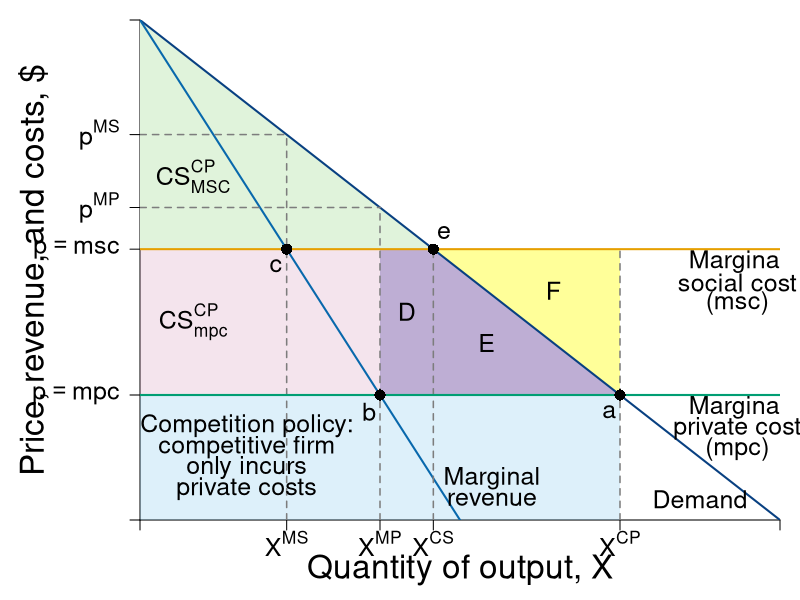

Source code (R):
#Graph Designer: Simon Halliday + Scott Cohn
#Authors: Bowles and Halliday
#Title: Coordination, Conflict and Competition: A Text in Microeconomics

library(shape)
pdf(file = "public_mechanism/second_best_policya.pdf", width = 9, height = 7)

# Set parameters for graphics
axislabelsize <- 2
labelsize <- 1.5
namesize <- 1.8
annotatesize <- 1.5
graphlinewidth <- 2
segmentlinewidth <- 1.5
fadelevel <- 0.2

COL <- c("#7fc97f", "#beaed4", "#fdc086", "#ffff99", "#386cb0", "#f0027f", "#bf5b17", "#666666")
COLA <- c("#e0f3db", "#99d8c9","#66c2a4","#41ae76", "#238b45", "#005824")
COLB <- c("#c6dbef", "#4eb3d3", "#2b8cbe", "#0868ac","#084081")
COLC <- c("#fcfbfd", "#efedf5", "#dadaeb", "#bcbddc", "#9e9ac8", "#807dba", "#6a51a3", "#54278f", "#3f007d")
grays <- gray.colors(25, start = 1, end = 0, alpha = 1)
CBCols <- c("#009E73","#0072B2","#E69F00","#CC79A7", "#F0E442")


#Edited the margins to cater for the larger LHS labels
par(mar =  c(4, 7, 1, 1))

AvgRevenue <- function(x, rmax = 12, xmax = 12){
  rmax - (rmax/xmax)*x
}

MRevenue <- function(x, rmax = 12, xmax = 12){
  rmax - 2*(rmax/xmax)*x
}

AvgCost <- function(x, c0 = 2, c1 = 4){
  c0/x + c1
}

xlims <- c(0, 12)
ylims <- c(0, 12)

npts <- 501 
x <- seq(xlims[1], xlims[2], length.out = npts)
y <- seq(ylims[1], ylims[2], length.out = npts) 
a <- c(13, 16.75, 19.25)

plot(0, 0, xlim = xlims, ylim = ylims, type = "n",
     xlab = expression(paste("")),
     ylab = expression(paste("")), 
     xaxt = "n", 
     yaxt = "n", 
     cex.lab = axislabelsize, 
     bty = "n",
     xaxs = "i", 
     yaxs = "i")

costs <- c(3, 6.5)
monopoly <- c((12 - costs[1])/2, (12 - costs[2])/2)
comp <- c((12 - costs[1]), (12 - costs[2]))

ticksy <- c(0, costs[1], costs[2], AvgRevenue(monopoly[1]),  AvgRevenue(monopoly[2]), ylims[2])
ylabels <- c(NA, expression(paste(p == mpc)), expression(paste(p == msc)), expression(paste(p^{MP})),  expression(paste(p^{MS})), NA)
ticksx <- c(0, monopoly[2], monopoly[1], comp[2], comp[1], xlims[2])
xlabels <- c(NA,  expression(paste(X^{MS})), expression(paste(X^{MP})), expression(paste(X^{CS})), expression(paste(X^{CP})), NA)

axis(1, at = ticksx, pos = 0, labels = xlabels, cex.axis = labelsize)
axis(2, at = ticksy, pos = 0, labels = ylabels, las = 1, cex.axis = labelsize)

npts <- 500 
xx1 <- seq(xlims[1], xlims[2], length.out = npts)
xx3 <- seq(2, 6, length.out = npts)

#Draw the polygon for D
xpolya <- c(comp[1], comp[1], comp[2], comp[1])
ypolya <- c(costs[1], costs[2], costs[2], costs[1])
polygon(x = xpolya, y = ypolya, col=COL[4],
      density=NULL, border = NA)


#Monopoly CS no MSC: 
xpolyCSM <- c(comp[2], 0, 0, comp[2])
ypolyCSM <- c(AvgRevenue(x = comp[2]), 12, AvgRevenue(x = comp[2]), AvgRevenue(x = comp[2]))
polygon(x = xpolyCSM, y = ypolyCSM, col=COLA[1], density=NULL, border = NA)

#Monopoly profit no MSC, above MSC: 
# xpolyMpi <- c(monopoly[1], monopoly[1], 0, 0, monopoly[1])
# ypolyMpi <- c(costs[2], AvgRevenue(x = monopoly[1]), AvgRevenue(x = monopoly[1]), costs[2], costs[2])
# polygon(x = xpolyMpi, y = ypolyMpi, col=COLB[1], density=NULL, border = NA)

#Monopoly profit no MSC, BELOW MSC: 

xpolyMpiSC <- c(monopoly[1], monopoly[1], 0, 0, monopoly[1])
ypolyMpiSC <- c(costs[1], costs[2], costs[2], costs[1], costs[1])
polygon(x = xpolyMpiSC, y = ypolyMpiSC, col=rgb(204/255, 121/255, 167/255, fadelevel), 
        density=NULL, border = NA)


#Draw the polygon for A
# xpolyb <- c(comp[2], monopoly[1], monopoly[1], comp[2])
# ypolyb <- c(costs[2], AvgRevenue(x = monopoly[1]), costs[2], costs[2])
# polygon(x = xpolyb, y = ypolyb, col=COL[4], density=NULL, border = NA)

#Draw the polygon for area C
# xpolyc <- c(monopoly[1], monopoly[1], monopoly[2], monopoly[2], monopoly[1])
# ypolyc <- c(costs[2], AvgRevenue(x = monopoly[1]), AvgRevenue(x = monopoly[2]), MRevenue(monopoly[2]), MRevenue(monopoly[2]))
# polygon(x = xpolyc, y = ypolyc, col = COLA[1], density = NULL, border = NA)

#Draw the polygon for D
xpolyd <- c(comp[2], comp[2], monopoly[1], monopoly[1], comp[2] )
ypolyd <- c(costs[1], AvgRevenue(x = comp[2]), AvgRevenue(x = comp[2]), costs[1], costs[1])
polygon(x = xpolyd, y = ypolyd, col=COL[2], density=NULL, border = NA)

#Area E
xpolye <- c(comp[1], comp[2], comp[2], comp[1])
ypolye <- c(costs[1], AvgRevenue(x = comp[2]), costs[1], costs[1])
polygon(x = xpolye, y = ypolye, col=COL[2], density=NULL, border = NA)

#Total costs only covering private costs 
xpolya <- c(comp[1], comp[1], 0, 0, comp[1])
ypolya <- c(0, costs[1], costs[1], 0, 0)
polygon(x = xpolya, y = ypolya, col=rgb(86/255, 180/255, 233/255, fadelevel),
        density=NULL, border = NA)

#lines(xx1, bcA(xx1, w = 10, p = 1.5), col = COLB[3], lwd = graphlinewidth)
lines(xx1, AvgRevenue(xx1, rmax = 12, xmax = 12), col = COLB[5], lwd = graphlinewidth)
lines(xx1, MRevenue(xx1, rmax = 12, xmax = 12), col = COLB[4], lwd = graphlinewidth)
#lines(xx1, AvgCost(xx1, c0 = 2, c1 = 4), col = COLA[5], lwd = graphlinewidth)

#Label the axes
#mtext(expression(paste("Quantity of output, ", X)), side=1, line = 2.5, cex = axislabelsize)

text(0.5*xlims[2], -1.2, expression(paste("Quantity of output, ", X)), xpd = TRUE, cex = axislabelsize) 
text(-2, 0.5*ylims[2], expression(paste("Price, revenue, and costs, $")), xpd = TRUE, cex = axislabelsize, srt = 90) 

#Label curves
#text(10.5, 4.5, expression(paste(ac(x) == mc(x))), cex = labelsize)
#text(10.5, 3, expression(paste(p(x) == p[max] - s*x)), cex = labelsize)
text(10.5, 0.5, expression(paste("Demand")), cex = labelsize)

text(6.6, 1, expression(paste("Marginal")), cex = labelsize)
text(6.6, 0.5, expression(paste("revenue")), cex = labelsize)

text(11.2, 6.2, expression(paste("Marginal")), cex = labelsize)
text(11.2, 5.7, expression(paste("social cost")), cex = labelsize, xpd = TRUE)
text(11.2, 5.2, expression(paste("(msc)")), cex = labelsize)

text(11.2, 2.7, expression(paste("Marginal")), cex = labelsize)
text(11.2, 2.2, expression(paste("private cost")), cex = labelsize, xpd = TRUE)
text(11.2, 1.7, expression(paste("(mpc)")), cex = labelsize)

#Labels cost and profit areas
#text(2, 0.5*AvgCost(x = 4), expression("Total Costs"), cex = labelsize)
#text(2, 6, expression("Profit"), cex = labelsize)

#Draw segments for total costs
segments(0, AvgRevenue(x = monopoly[2]), monopoly[2], AvgRevenue(x = monopoly[2]), lty = 2, col = grays[20] , lwd = segmentlinewidth)
segments(0, AvgRevenue(x = 4.5), 4.5, AvgRevenue(x = 4.5), lty = 2, col = grays[20] , lwd = segmentlinewidth)

segments(monopoly[2], 0, monopoly[2], AvgRevenue(x = monopoly[2]), lty = 2, col = grays[20] , lwd = segmentlinewidth)
segments(4.5, 0, 4.5, AvgRevenue(x = 4.5), lty = 2, col = grays[20] , lwd = segmentlinewidth)
segments(comp[2], 0, comp[2], AvgRevenue(x = comp[2]), lty = 2, col = grays[20] , lwd = segmentlinewidth)
segments(9, 0, 9, costs[2], lty = 2, col = grays[20] , lwd = segmentlinewidth)

#Price lines
segments(0, 3, xlims[2], 3, lty = 1, col = CBCols[1] , lwd = graphlinewidth)
segments(0, 6.5, xlims[2], 6.5, lty = 1, col = CBCols[3] , lwd = graphlinewidth)


#Label Points for comparison
points(monopoly[2], MRevenue(x = monopoly[2]), pch = 16, col = "black", cex = 1.5)
text(monopoly[2] -0.2, MRevenue(x = monopoly[2]) - 0.4, expression(c), cex = labelsize)

points(4.5, MRevenue(x = 4.5), pch = 16, col = "black", cex = 1.5)
text(4.5 -0.2, MRevenue(x = 4.5) - 0.4, expression(b), cex = labelsize)

points(comp[2], AvgRevenue(x = comp[2]), pch = 16, col = "black", cex = 1.5)
text(comp[2] + 0.2, AvgRevenue(x = comp[2]) + 0.4, expression(e), cex = labelsize)

points(9, AvgRevenue(x = 9), pch = 16, col = "black", cex = 1.5)
text(9 -0.2, AvgRevenue(x = 9) - 0.4, expression(a), cex = labelsize)


#points(4, AvgRevenue(x = 4), pch = 16, col = "black", cex = 1.5)
text(7.75, 5.5, expression(F), cex = labelsize)
#text(4.75, 6.75, expression(A), cex = labelsize)
#text(3.5, 7, expression(C), cex = labelsize)
 text(5, 5, expression(D), cex = labelsize)
 text(6.5, 4.25, expression(E), cex = labelsize)

text(1, 8.25, expression(paste(CS[MSC]^{CP})), cex = labelsize)
#text(1, 7, expression(paste(pi[msc]^{MP})), cex = labelsize)
text(1, 4.75, expression(paste(CS[mpc]^{CP})), cex = labelsize)

#Arrow to mr = mc
#text(7.5, 9.5, expression(paste("Profit Maximum at")), cex = labelsize)
#text(7.5, 9, expression(paste(mr == mc)), cex = labelsize)
#Arrows(6.1, 9.2, 4.2, 4.3, col = "black", lty = 1, lwd = 2, arr.type = "triangle", arr.lwd = 0.5)

text(2, 2.25, expression(paste("Competition policy:")), cex = labelsize)
text(2, 1.75, expression(paste("competitive firm")), cex = labelsize)
text(2, 1.25, expression(paste("only incurs")), cex = labelsize)
text(2, 0.75, expression(paste("private costs")), cex = labelsize)



dev.off()
